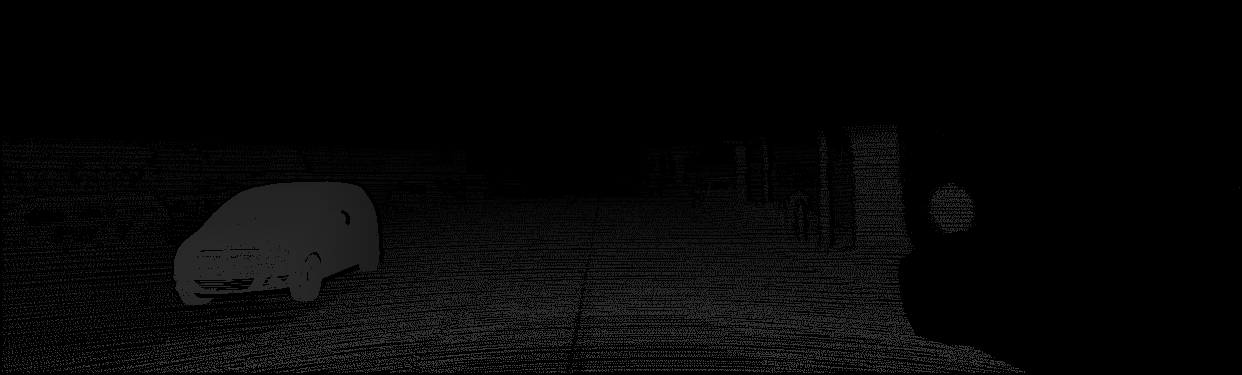
//> input picture answer/000000_10.png, 1242 x 375 px
$ ./main answer/000000_10.png answer/000001_10.png 100   (built with g++ and OpenCV 4)
//> lines starting //> are read from the running program, lines starting //| are printed output that depends on the picture
#include <opencv2/opencv.hpp>

int main(int argc, char **argv)
{
    cv::Mat image1 = cv::imread(argv[1], cv::IMREAD_GRAYSCALE);
//> image1 is the input picture: 375 rows x 1242 cols, CV_8UC1; min 0, max 64, mean 6.4
    cv::Mat image2 = cv::imread(argv[2], cv::IMREAD_GRAYSCALE);
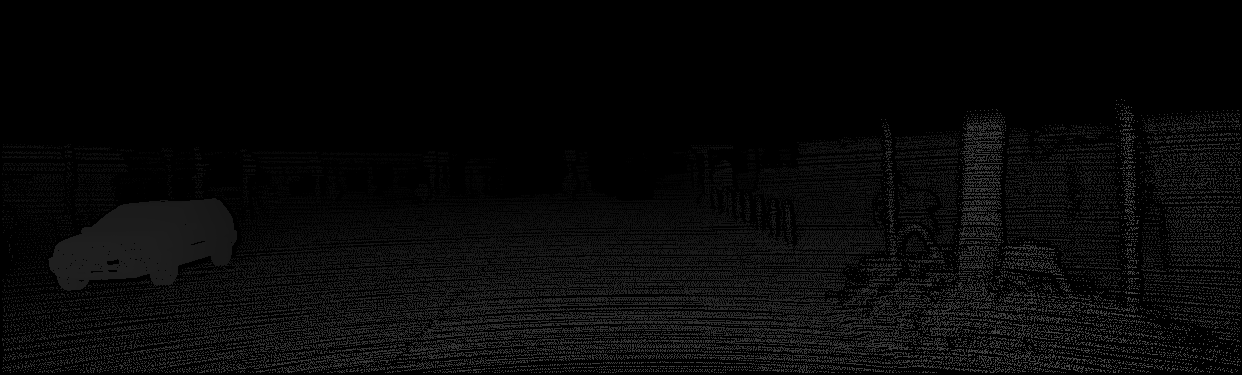
//> input picture answer/000001_10.png, 1242 x 375 px
//> image2 is the input picture: 375 rows x 1242 cols, CV_8UC1; min 0, max 78, mean 8.2

    if (image1.empty() || image2.empty())
    {
        std::cout << "failed to read image" << std::endl;
        return -1;
    }

    cv::Mat diff;
    cv::absdiff(image1, image2, diff);
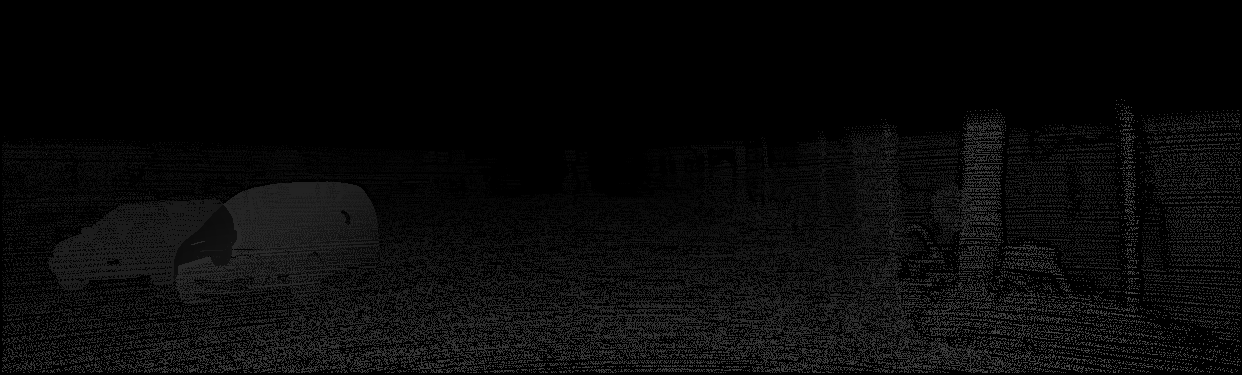
//> diff: 375 rows x 1242 cols, CV_8UC1; min 0, max 78, mean 9.5

    int threshold = std::stoi(argv[3]);
//> threshold = 100

    int matching_pixels = 0;
    for (int y = 0; y < diff.rows; y++)
    {
        for (int x = 0; x < diff.cols; x++)
        {
            int pixel_diff = diff.at<uchar>(y, x);
            if (pixel_diff <= threshold)
            {
                matching_pixels++;
            }
        }
    }
//> this loop made 375 passes
//> matching_pixels on passes 1 to 3: 1242, 2484, 3726
//> after the loop, matching_pixels = 465750

    double match_percentage = (matching_pixels * 100.0) / (image1.rows * image1.cols);
//> match_percentage = 100

    std::cout << "Match: " << match_percentage << "%" << std::endl;
//| Match: 100%

    return 0;
}
